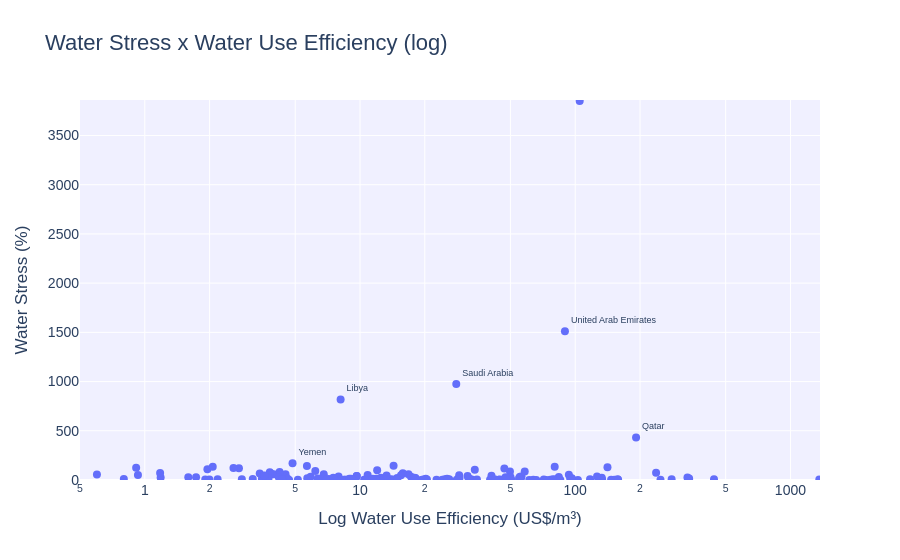

The cell this chart's notebook holds for it:
### Code cell
# visualization scatter 'water use efficiency' log scale x 'water stress' 
recent_year = df_waterstress_clean['Year'].max()
most_recent = df_waterstress_clean[df_waterstress_clean['Year'] == recent_year].copy()

# labelling certain outliers 
label_countries = ['United Arab Emirates', 'Saudi Arabia', 'Libya', 'Qatar', 'Yemen', 'Kuwait, Luxembourg']
most_recent['Label'] = most_recent['Area'].where(most_recent['Area'].isin(label_countries), '')


fig = px.scatter(
    most_recent,
    x='SDG 6.4.1. Water Use Efficiency',
    y='SDG 6.4.2. Water Stress',
    text='Label',
    title='Water Stress x Water Use Efficiency (log)',
    labels={
        'SDG 6.4.1. Water Use Efficiency': 'Log Water Use Efficiency (US$/m³)',
        'SDG 6.4.2. Water Stress': 'Water Stress (%)'
    },
    hover_name='Area'
)

fig.update_traces(
    textposition='top right',
    marker=dict(size=8),
    textfont=dict(size=9),
    hovertemplate='<b>%{text}</b><br>Water Stress: %{y:.1f}%<br>Water Use Efficiency: %{x:.2f} US$/m³<extra></extra>'
)

fig.update_layout(
    xaxis=dict(
        type='log',
        range=[np.log10(0.5), np.log10(most_recent['SDG 6.4.1. Water Use Efficiency'].max() + 10)]
    ),
    yaxis=dict(range=[0, most_recent['SDG 6.4.2. Water Stress'].max() + 10]),
    plot_bgcolor='rgba(240,240,255,0.95)',
    title_font_size=22,
    font=dict(family="Arial", size=14)
)

# save as an interactive html
fig.write_html("../visualizations/water_stress_water_use.html", include_plotlyjs="cdn", full_html=True)
fig.show()

### Figure 1 — Plotly figure (JSON) as saved in the notebook; plotly's stock layout.template omitted (floating-point values rounded to 4 significant figures; data arrays with more than 128 entries replaced by an {"elided": "..."} marker saying what was removed)
{"data": [{"hovertemplate": "<b>%{text}</b><br>Water Stress: %{y:.1f}%<br>Water Use Efficiency: %{x:.2f} US$/m³<extra></extra>", "hovertext": {"elided": "202 str values"}, "legendgroup": "", "marker": {"color": "#636efa", "size": 8, "symbol": "circle"}, "mode": "markers+text", "name": "", "orientation": "v", "showlegend": false, "text": {"elided": "202 str values"}, "textfont": {"size": 9}, "textposition": "top right", "type": "scatter", "x": {"elided": "202 float values"}, "xaxis": "x", "y": {"elided": "202 float values"}, "yaxis": "y"}], "layout": {"autosize": true, "font": {"family": "Arial", "size": 14}, "legend": {"tracegroupgap": 0}, "plot_bgcolor": "rgba(240,240,255,0.95)", "title": {"font": {"size": 22}, "text": "Water Stress x Water Use Efficiency (log)"}, "xaxis": {"anchor": "y", "domain": [0, 1], "range": [-0.301, 3.137], "title": {"text": "Log Water Use Efficiency (US$/m³)"}, "type": "log"}, "yaxis": {"anchor": "x", "domain": [0, 1], "range": [0, 3860.0], "title": {"text": "Water Stress (%)"}, "type": "linear"}}}
